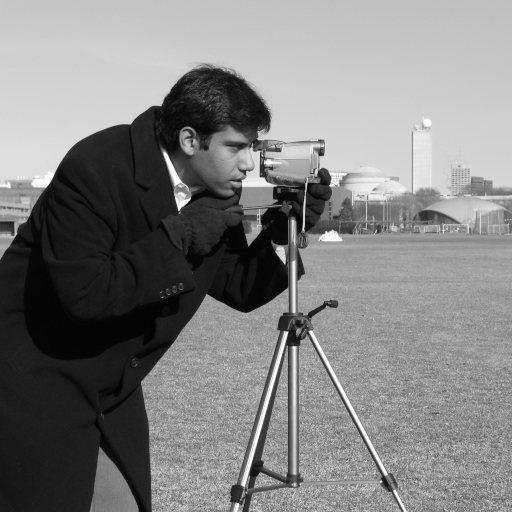
#> input picture skimage.data.camera(), 512 x 512 px
$ jupyter execute Canny_Edge_Detector.ipynb   (shell and % lines are left out)   (older library calls are emulated)
#> lines starting #> are read from the running program, lines starting #| are printed output that depends on the picture; after the words box and inside, x2 and y2 are one past the last pixel; in counts of white or black regions, pixels touching at a corner belong together
# BÀI THỰC HÀNH CHƯƠNG 2 (PHẦN 2): CANNY EDGE DETECTOR

**Mục tiêu:**
- Hiểu rõ nguyên lý hoạt động của thuật toán Canny Edge Detector.
- Thực hành sử dụng Canny với các thư viện OpenCV và Scikit-image.
- Phân tích ảnh hưởng của các tham số và so sánh với các phương pháp phát hiện cạnh khác.
- Kết hợp Canny với các kỹ thuật xử lý ảnh nâng cao.

---

# I. LÝ THUYẾT

## 1.1. Tìm hiểu về các bước của thuật toán Canny

### a) Giải thích chi tiết từng bước

Thuật toán Canny Edge Detector (do John F. Canny đề xuất năm 1986) là một thuật toán phát hiện cạnh đa bước, được coi là **chuẩn vàng (gold standard)** trong lĩnh vực phát hiện cạnh. Thuật toán gồm **5 bước chính**:

---

**Bước 1: Giảm nhiễu bằng bộ lọc Gaussian (Gaussian Smoothing)**

- **Mục đích:** Loại bỏ nhiễu trong ảnh vì nhiễu có thể tạo ra các cạnh giả (false edges).
- **Phương pháp:** Áp dụng bộ lọc Gaussian (convolution) lên ảnh gốc.
- **Công thức kernel Gaussian 2D:**

$$G(x, y) = \frac{1}{2\pi\sigma^2} e^{-\frac{x^2 + y^2}{2\sigma^2}}$$

- Trong đó $\sigma$ (sigma) là độ lệch chuẩn, quyết định mức độ làm mịn.
- Kích thước kernel thường là $5 \times 5$.
- $\sigma$ càng lớn → ảnh càng mịn → mất nhiều chi tiết nhỏ nhưng loại bỏ nhiễu tốt hơn.

---

**Bước 2: Tính toán Gradient (Gradient Computation)**

- **Mục đích:** Xác định cường độ và hướng của gradient tại mỗi pixel.
- **Phương pháp:** Sử dụng toán tử Sobel theo 2 hướng $x$ và $y$:

$$G_x = \begin{bmatrix} -1 & 0 & +1 \\ -2 & 0 & +2 \\ -1 & 0 & +1 \end{bmatrix} * I, \quad G_y = \begin{bmatrix} -1 & -2 & -1 \\ 0 & 0 & 0 \\ +1 & +2 & +1 \end{bmatrix} * I$$

- **Cường độ gradient (magnitude):**

$$|G| = \sqrt{G_x^2 + G_y^2}$$

- **Hướng gradient (direction):**

$$\theta = \arctan\left(\frac{G_y}{G_x}\right)$$

- Hướng gradient được làm tròn về 4 hướng chính: **0°, 45°, 90°, 135°**.

---

**Bước 3: Triệt tiêu phi cực đại (Non-Maximum Suppression - NMS)**

- **Mục đích:** Làm mỏng các cạnh, chỉ giữ lại các pixel có cường độ gradient cực đại cục bộ.
- **Phương pháp:**
  - Tại mỗi pixel, so sánh cường độ gradient của nó với 2 pixel lân cận **theo hướng gradient**.
  - Nếu pixel hiện tại có cường độ lớn nhất → **giữ lại**.
  - Nếu không → **loại bỏ (đặt bằng 0)**.
- **Kết quả:** Các cạnh trở nên mỏng (thin edges), chỉ còn 1 pixel chiều rộng.

---

**Bước 4: Ngưỡng kép (Double Thresholding / Hysteresis Thresholding)**

- **Mục đích:** Phân loại các pixel cạnh thành 3 nhóm dựa trên 2 ngưỡng.
- **Hai ngưỡng:** Ngưỡng cao ($T_{high}$) và ngưỡng thấp ($T_{low}$).
- **Phân loại:**
  - $|G| \geq T_{high}$: **Cạnh mạnh (Strong edge)** → chắc chắn là cạnh.
  - $T_{low} \leq |G| < T_{high}$: **Cạnh yếu (Weak edge)** → có thể là cạnh.
  - $|G| < T_{low}$: **Không phải cạnh** → loại bỏ.
- **Tỷ lệ khuyến nghị:** $T_{high} : T_{low} = 2:1$ hoặc $3:1$.

---

**Bước 5: Theo dõi cạnh bằng trễ (Edge Tracking by Hysteresis)**

- **Mục đích:** Quyết định các cạnh yếu có phải là cạnh thật hay không.
- **Phương pháp:**
  - Nếu một cạnh yếu **kết nối** (liền kề) với ít nhất một cạnh mạnh → **giữ lại** (coi là cạnh thật).
  - Nếu một cạnh yếu **không kết nối** với cạnh mạnh nào → **loại bỏ** (coi là nhiễu).
  - Sử dụng thuật toán duyệt đồ thị (BFS/DFS) trên vùng lân cận $8$ pixel.
- **Kết quả cuối cùng:** Bản đồ cạnh nhị phân (binary edge map) chất lượng cao.

### b) So sánh Canny với các thuật toán Sobel và Laplacian

| Tiêu chí | **Sobel** | **Laplacian** | **Canny** |
|:---|:---|:---|:---|
| **Nguyên lý** | Đạo hàm bậc 1 (gradient) | Đạo hàm bậc 2 (Laplacian) | Đa bước: Gaussian + Gradient + NMS + Hysteresis |
| **Loại cạnh** | Cạnh dày (thick) | Cạnh kép (double edges) tại zero-crossing | Cạnh mỏng, sắc nét (1 pixel) |
| **Xử lý nhiễu** | Nhạy với nhiễu vừa phải | **Rất nhạy** với nhiễu | **Tốt nhất** nhờ Gaussian smoothing |
| **Kết quả** | Gradient magnitude map | Zero-crossing map | Binary edge map chính xác |
| **Tham số** | Kích thước kernel | Kích thước kernel | $\sigma$, $T_{low}$, $T_{high}$ |
| **Độ phức tạp** | Thấp | Thấp | **Cao hơn** (nhiều bước xử lý) |
| **Chất lượng** | Trung bình | Thấp (do nhạy nhiễu) | **Cao nhất** |
| **Ứng dụng** | Tiền xử lý, feature extraction | Phát hiện blob, sharpening | Phát hiện cạnh chính xác, ứng dụng thị giác máy |

## 1.2. Các tham số của thuật toán và ảnh hưởng của chúng

### a) Sigma ($\sigma$) trong Gaussian Filter

- **$\sigma$ nhỏ (ví dụ: 0.5 - 1.0):**
  - Làm mịn ít → giữ lại nhiều chi tiết và cạnh nhỏ.
  - Nhưng cũng giữ lại nhiều nhiễu → phát hiện nhiều cạnh giả.

- **$\sigma$ lớn (ví dụ: 2.0 - 5.0):**
  - Làm mịn mạnh → loại bỏ nhiễu hiệu quả.
  - Nhưng cũng làm mờ các cạnh yếu và chi tiết nhỏ → bỏ sót cạnh.

- **Kết luận:** Cần chọn $\sigma$ phù hợp để cân bằng giữa loại bỏ nhiễu và giữ chi tiết. Giá trị $\sigma = 1.0 - 1.4$ thường cho kết quả tốt trong thực tế.

### b) Ngưỡng thấp ($T_{low}$) và ngưỡng cao ($T_{high}$)

- **Ngưỡng cao ($T_{high}$):**
  - $T_{high}$ **cao**: Chỉ phát hiện các cạnh mạnh → ít cạnh nhưng chính xác, có thể bỏ sót cạnh quan trọng.
  - $T_{high}$ **thấp**: Phát hiện nhiều cạnh hơn → nhưng có thể bao gồm cạnh giả.

- **Ngưỡng thấp ($T_{low}$):**
  - $T_{low}$ **cao**: Loại bỏ nhiều cạnh yếu → cạnh bị đứt đoạn.
  - $T_{low}$ **thấp**: Giữ lại nhiều cạnh yếu → cạnh liền mạch hơn nhưng nhiều nhiễu hơn.

- **Mối quan hệ giữa hai ngưỡng:**
  - Tỷ lệ $T_{high} / T_{low}$ thường từ **2:1** đến **3:1**.
  - Ví dụ: $T_{low} = 50$, $T_{high} = 150$ (tỷ lệ 3:1).
  - Tỷ lệ quá lớn → nhiều cạnh bị loại bỏ; Tỷ lệ quá nhỏ → nhiều nhiễu.

## 1.3. Ưu điểm, nhược điểm và ứng dụng thực tế

### a) So sánh với các thuật toán khác

| Tiêu chí | **Canny** | **Sobel** | **Laplacian** | **Prewitt** |
|:---|:---|:---|:---|:---|
| **Độ chính xác** | ⭐⭐⭐⭐⭐ Cao nhất | ⭐⭐⭐ Trung bình | ⭐⭐ Thấp | ⭐⭐⭐ Trung bình |
| **Tốc độ** | ⭐⭐⭐ Chậm hơn | ⭐⭐⭐⭐⭐ Nhanh | ⭐⭐⭐⭐⭐ Nhanh | ⭐⭐⭐⭐⭐ Nhanh |
| **Khả năng xử lý nhiễu** | ⭐⭐⭐⭐⭐ Tốt nhất | ⭐⭐⭐ Trung bình | ⭐ Kém | ⭐⭐⭐ Trung bình |
| **Cạnh mỏng** | ✅ Có (nhờ NMS) | ❌ Không | ❌ Không | ❌ Không |
| **Cạnh liên tục** | ✅ Có (nhờ Hysteresis) | ❌ Không | ❌ Không | ❌ Không |

### b) Lĩnh vực sử dụng phổ biến

- **Thị giác máy tính (Computer Vision):** Phát hiện đối tượng, nhận dạng khuôn mặt, ADAS (hỗ trợ lái xe).
- **Y tế (Medical Imaging):** Phát hiện biên của khối u, phân đoạn cơ quan trong ảnh MRI/CT.
- **Robot và tự động hóa:** Điều hướng robot, kiểm tra chất lượng sản phẩm.
- **Xử lý tài liệu:** OCR (nhận dạng ký tự), phát hiện vùng văn bản.
- **Viễn thám (Remote Sensing):** Phân tích ảnh vệ tinh, phát hiện ranh giới địa lý.

### c) Ví dụ cụ thể về ứng dụng

1. **Xe tự lái (Self-driving cars):** Canny được sử dụng để phát hiện làn đường (lane detection) trên đường, kết hợp với biến đổi Hough để xác định đường thẳng.
2. **Chẩn đoán y khoa:** Phát hiện đường viền của khối u trong ảnh X-quang hoặc MRI, hỗ trợ bác sĩ chẩn đoán.
3. **Kiểm tra chất lượng công nghiệp:** Phát hiện vết nứt, khuyết tật trên bề mặt sản phẩm (ví dụ: chip điện tử, linh kiện ô tô).
4. **Nhận dạng biển số xe:** Canny giúp tách biên các ký tự trên biển số, phục vụ cho hệ thống đọc biển số tự động (ANPR).

**Ưu điểm chính của Canny:**
- Phát hiện cạnh chính xác, mỏng, liên tục.
- Khả năng lọc nhiễu tốt nhờ bước Gaussian.
- Có thể điều chỉnh linh hoạt qua các tham số.

**Nhược điểm:**
- Tốc độ xử lý chậm hơn so với Sobel/Laplacian.
- Cần phải tinh chỉnh tham số ($\sigma$, $T_{low}$, $T_{high}$) cho từng loại ảnh.
- Không hoạt động tốt với ảnh có gradient thay đổi chậm (soft edges).
- Kết quả phụ thuộc nhiều vào chất lượng ảnh đầu vào.

---
# II. BÀI TẬP THỰC HÀNH

## 2.0. Cài đặt thư viện và import

[cell 1]
# ============================================================
# Import các thư viện cần thiết
# ============================================================
import cv2
import numpy as np
import matplotlib.pyplot as plt
from skimage import data, feature, filters, color, util, io
from skimage.feature import canny as skimage_canny
from scipy import ndimage

# Cấu hình matplotlib hiển thị trong notebook
plt.rcParams['figure.figsize'] = (14, 8)
plt.rcParams['font.size'] = 12
plt.rcParams['axes.titlesize'] = 14
plt.rcParams['figure.dpi'] = 100

print("OpenCV version:", cv2.__version__)
print("Các thư viện đã được import thành công!")

[cell 2]
# ============================================================
# Hàm tiện ích dùng chung cho toàn bộ notebook
# ============================================================

def show_images(images, titles, rows=1, figsize=(16, 6), cmap_list=None):
    """
    Hiển thị nhiều ảnh trên cùng một figure.

    Parameters:
        images: list các ảnh cần hiển thị
        titles: list tiêu đề cho mỗi ảnh
        rows: số hàng hiển thị
        figsize: kích thước figure
        cmap_list: list colormap cho mỗi ảnh (None = tự động)
    """
    cols = len(images) // rows + (1 if len(images) % rows != 0 else 0)
    fig, axes = plt.subplots(rows, cols, figsize=figsize)
    if rows == 1 and cols == 1:
        axes = [axes]
    elif rows == 1 or cols == 1:
        axes = axes.flatten()
    else:
        axes = axes.flatten()

    for i, (img, title) in enumerate(zip(images, titles)):
        ax = axes[i]
        if cmap_list and cmap_list[i]:
            ax.imshow(img, cmap=cmap_list[i])
        elif len(img.shape) == 2:
            ax.imshow(img, cmap='gray')
        else:
            ax.imshow(img)
        ax.set_title(title, fontweight='bold')
        ax.axis('off')

    # Ẩn các axes thừa
    for j in range(len(images), len(axes)):
        axes[j].axis('off')

    plt.tight_layout()
    plt.show()


def load_sample_image():
    """
    Tải ảnh mẫu từ skimage.data.
    Trả về ảnh gốc (RGB) và ảnh xám (grayscale).
    """
    # Sử dụng ảnh camera (grayscale) có sẵn trong skimage
    img_gray = data.camera()  # Ảnh xám 512x512
#> img_gray is the input picture: shape (512, 512); min 0, max 255, mean 129.1
    # Tạo phiên bản RGB để hiển thị
    img_rgb = np.stack([img_gray]*3, axis=-1)
    return img_rgb, img_gray


# Tải ảnh mẫu
img_rgb, img_gray = load_sample_image()

# Hiển thị ảnh gốc
show_images(
    [img_rgb, img_gray],
    ['Ảnh gốc (RGB)', 'Ảnh xám (Grayscale)'],
    figsize=(12, 5)
)
#> in show_images, `cols = len(images) // rows + (1 if len(images) % rows != 0 else 0)`: cols = 2
#> the loop in show_images, `for i, (img, title) in enumerate(zip(images, titles)):` made 2 passes
#> title on passes 1 to 2: 'Ảnh gốc (RGB)', 'Ảnh xám (Grayscale)'
#> in show_images, `plt.show()`:
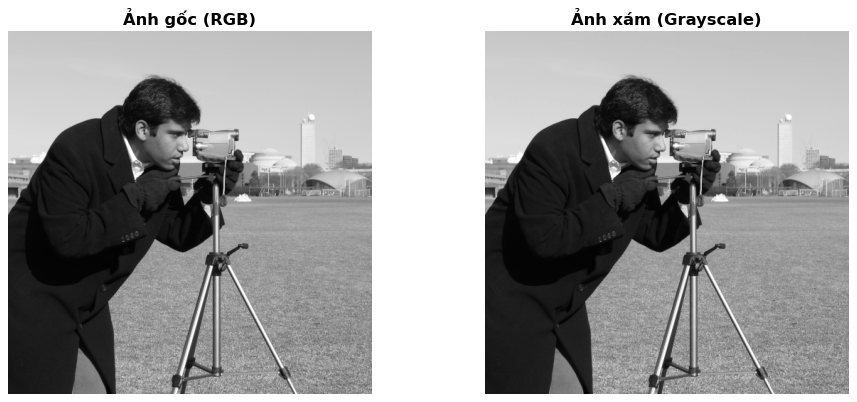
#> figure drawn by matplotlib, 2 panels
print(f"Kích thước ảnh: {img_gray.shape}")
#| Kích thước ảnh: (512, 512)
print(f"Kiểu dữ liệu: {img_gray.dtype}")
#| Kiểu dữ liệu: uint8
print(f"Giá trị min/max: {img_gray.min()} / {img_gray.max()}")
#| Giá trị min/max: 0 / 255

## 2.1. Thực hiện thuật toán Canny bằng các thư viện

### a) Canny với OpenCV (`cv2.Canny`)

[cell 3]
# ============================================================
# 2.1a - Canny Edge Detection với OpenCV
# ============================================================

# Áp dụng Gaussian Blur trước để giảm nhiễu
img_blur = cv2.GaussianBlur(img_gray, (5, 5), sigmaX=1.4)

# Áp dụng Canny với OpenCV
# Tham số: ảnh đầu vào, ngưỡng thấp, ngưỡng cao
edges_cv2 = cv2.Canny(img_blur, threshold1=50, threshold2=150)
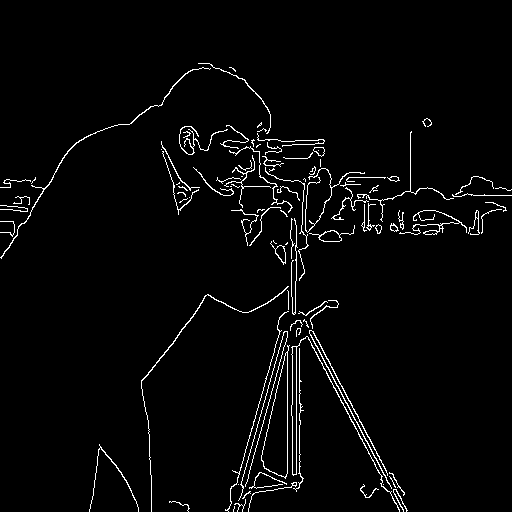
#> edges_cv2: shape (512, 512); 2.9% white in thin lines or dots, all inside (x1, y1, x2, y2) = (0, 63, 512, 512)

# Hiển thị kết quả
show_images(
    [img_gray, img_blur, edges_cv2],
    ['Ảnh gốc (Grayscale)',
     'Sau Gaussian Blur (σ=1.4)',
     'Canny OpenCV\n(T_low=50, T_high=150)'],
    figsize=(16, 5)
)
#> call 2 of show_images, with rows = 1, figsize = (16, 5)
#> in show_images (call 2), `cols = len(images) // rows + (1 if len(images) % rows != 0 else 0)`: cols = 3
#> the loop in show_images (call 2), `for i, (img, title) in enumerate(zip(images, titles)):` made 3 passes
#> title on passes 1 to 2: 'Ảnh gốc (Grayscale)', 'Sau Gaussian Blur (σ=1.4)'
#> in show_images (call 2), `plt.show()`:
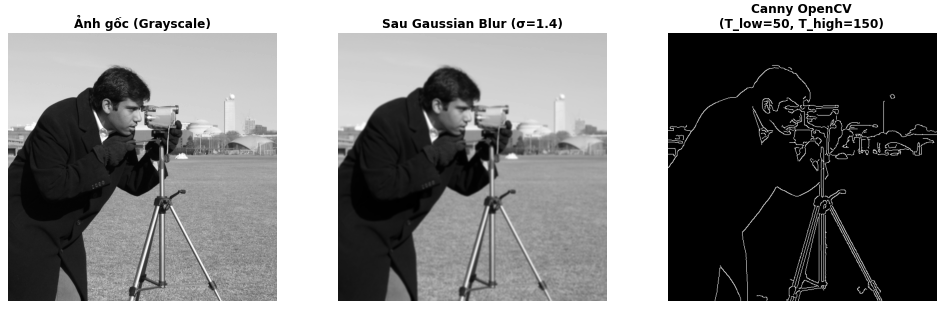
#> figure drawn by matplotlib, 3 panels

print("=" * 60)
print("KẾT QUẢ CANNY VỚI OPENCV")
print("=" * 60)
print(f"Kích thước ảnh cạnh: {edges_cv2.shape}")
#| Kích thước ảnh cạnh: (512, 512)
print(f"Số pixel cạnh: {np.sum(edges_cv2 > 0)}")
#| Số pixel cạnh: 7517
print(f"Tỷ lệ pixel cạnh: {np.sum(edges_cv2 > 0) / edges_cv2.size * 100:.2f}%")
#| Tỷ lệ pixel cạnh: 2.87%

### b) Canny với Scikit-image (`skimage.feature.canny`)

[cell 4]
# ============================================================
# 2.1b - Canny Edge Detection với Scikit-image
# ============================================================

# Chuyển ảnh sang float [0, 1] cho skimage
img_float = img_gray.astype(np.float64) / 255.0

# Áp dụng Canny với skimage
# skimage.feature.canny tích hợp sẵn Gaussian blur
# Tham số: sigma (cho Gaussian), low_threshold, high_threshold
edges_skimage = skimage_canny(
    img_float,
    sigma=1.4,            # Độ lệch chuẩn của Gaussian filter
    low_threshold=0.05,   # Ngưỡng thấp (giá trị float 0-1)
    high_threshold=0.15   # Ngưỡng cao (giá trị float 0-1)
)
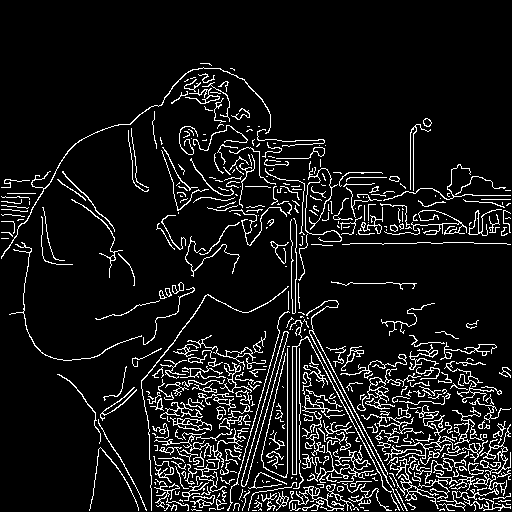
#> edges_skimage: shape (512, 512) bool; 9.1% white in thin lines or dots, all inside (x1, y1, x2, y2) = (1, 63, 511, 511)

# Hiển thị kết quả
show_images(
    [img_gray, edges_skimage.astype(np.uint8) * 255],
    ['Ảnh gốc (Grayscale)',
     'Canny Skimage\n(σ=1.4, T_low=0.05, T_high=0.15)'],
    figsize=(12, 5)
)
#> call 3 of show_images, with rows = 1, figsize = (12, 5)
#> in show_images (call 3), `cols = len(images) // rows + (1 if len(images) % rows != 0 else 0)`: cols = 2
#> the loop in show_images (call 3), `for i, (img, title) in enumerate(zip(images, titles)):` made 2 passes
#> in show_images (call 3), `plt.show()`:
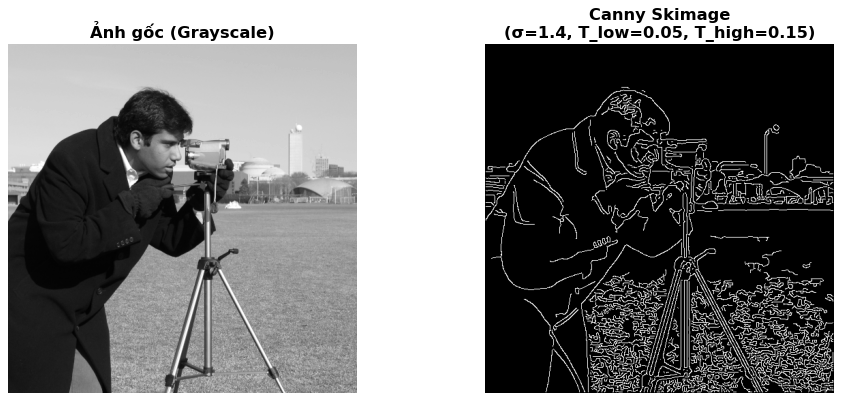
#> figure drawn by matplotlib, 2 panels

print("=" * 60)
print("KẾT QUẢ CANNY VỚI SCIKIT-IMAGE")
print("=" * 60)
print(f"Kích thước ảnh cạnh: {edges_skimage.shape}")
#| Kích thước ảnh cạnh: (512, 512)
print(f"Kiểu dữ liệu: {edges_skimage.dtype} (True/False)")
#| Kiểu dữ liệu: bool (True/False)
print(f"Số pixel cạnh: {np.sum(edges_skimage)}")
#| Số pixel cạnh: 23770
print(f"Tỷ lệ pixel cạnh: {np.sum(edges_skimage) / edges_skimage.size * 100:.2f}%")
#| Tỷ lệ pixel cạnh: 9.07%

### c) So sánh kết quả giữa OpenCV và Scikit-image

[cell 5]
# ============================================================
# 2.1c - So sánh trực quan OpenCV vs Scikit-image
# ============================================================

# Chuẩn hóa kết quả về cùng dạng để so sánh
edges_cv2_norm = (edges_cv2 > 0).astype(np.uint8) * 255
edges_sk_norm = edges_skimage.astype(np.uint8) * 255

# Tạo ảnh so sánh sự khác biệt
# Xanh lá = chỉ có trong OpenCV, Đỏ = chỉ có trong Skimage, Trắng = cả hai
diff_img = np.zeros((*img_gray.shape, 3), dtype=np.uint8)
diff_img[..., 0] = edges_sk_norm  # Kênh đỏ - Skimage
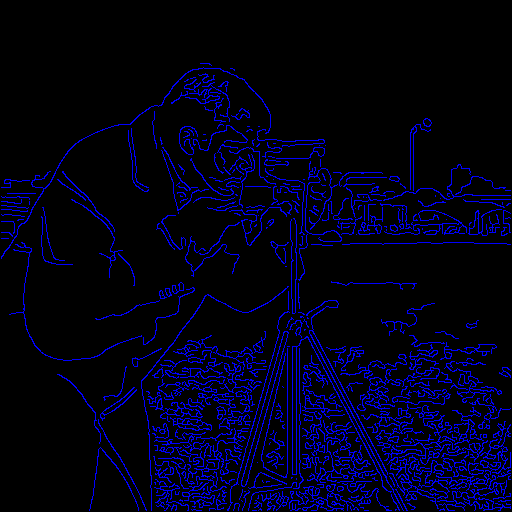
#> diff_img: shape (512, 512, 3); mean of channels 0, 1, 2 23.1, 0, 0; drawn as B, G, R
diff_img[..., 1] = edges_cv2_norm  # Kênh xanh lá - OpenCV
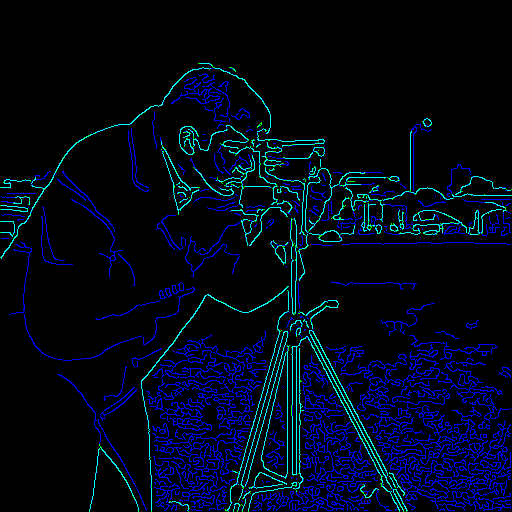
#> diff_img: shape (512, 512, 3); 2.87% of pixels changed, all inside (x1, y1, x2, y2) = (0, 63, 512, 512); drawn as B, G, R
diff_img[..., 2] = 0

show_images(
    [img_gray, edges_cv2_norm, edges_sk_norm, diff_img],
    ['Ảnh gốc',
     'OpenCV Canny',
     'Scikit-image Canny',
     'So sánh\n(Xanh=OpenCV, Đỏ=Skimage, Vàng=Cả hai)'],
    figsize=(18, 5)
)
#> (the rest of the program and of its run is left out)
